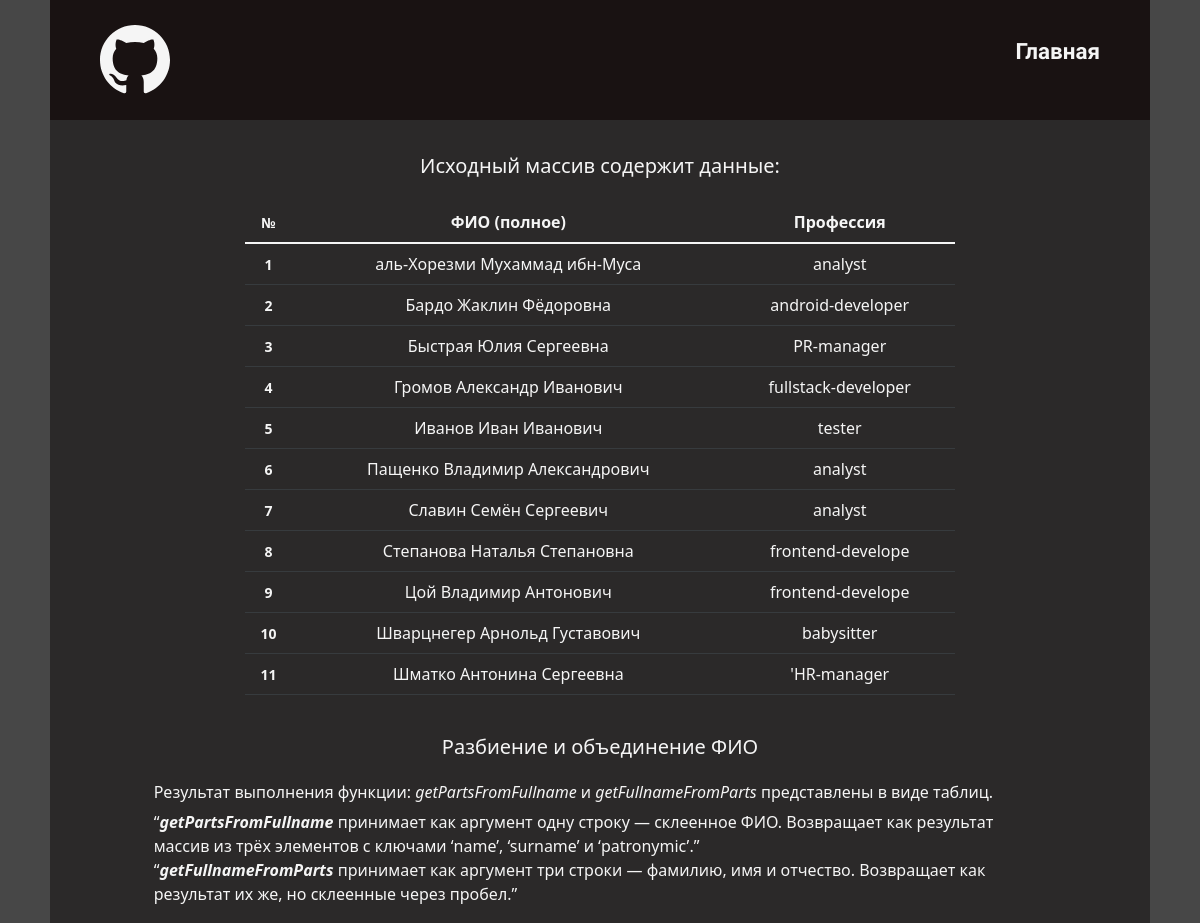
Before: / (upper part) with the older database file.
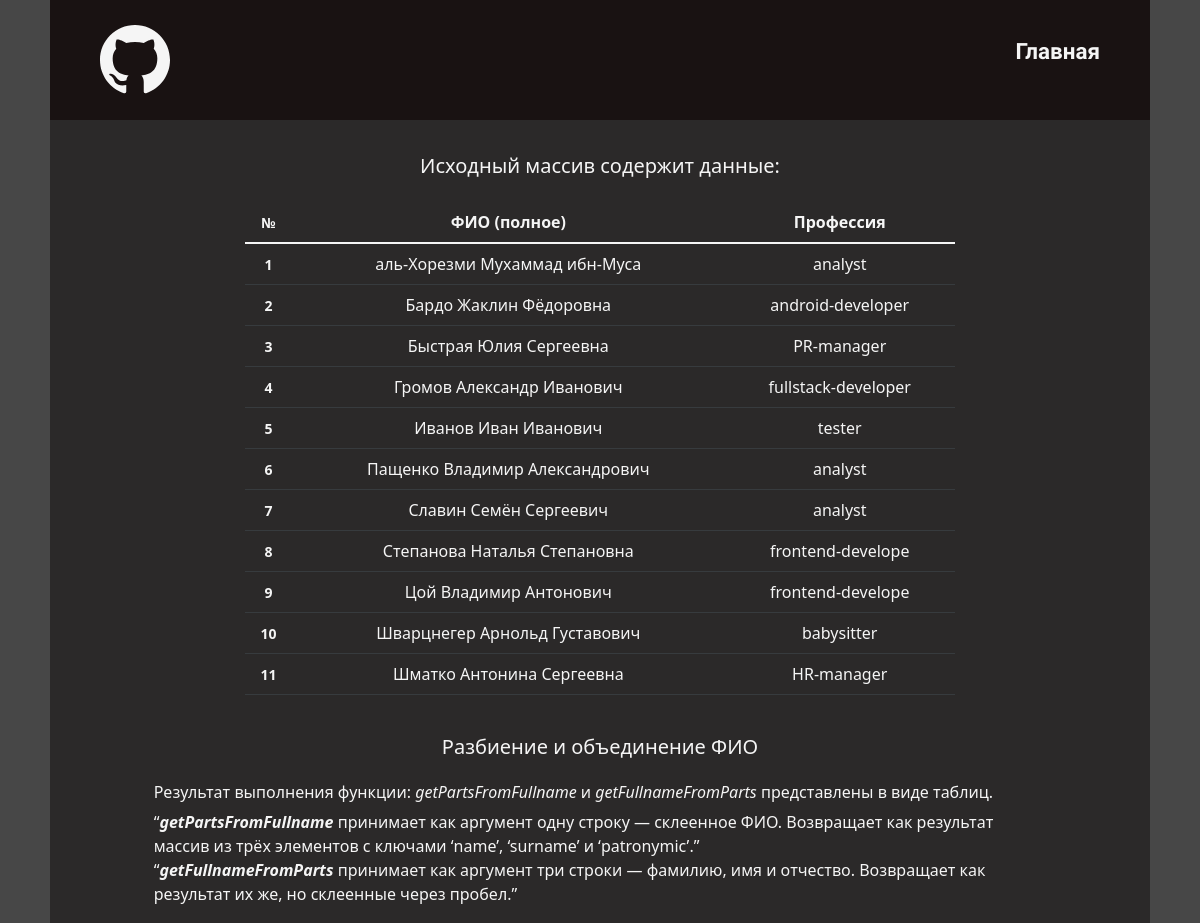
After: the same page with the newer database file.
### tables this page shows
CREATE TABLE `persons` (
  `id` int NOT NULL,
  `fullname` tinytext NOT NULL,
  `profession_id` int NOT NULL
);

CREATE TABLE `profession` (
  `id` int NOT NULL,
  `name` text NOT NULL
);

### application/config/routes.php (called while the page is built)
<?php
return [
    '' => [
        'controller' => 'HomeController',
        'action' => 'index',
    ],
];

### application/core/Controller.php (called while the page is built, shortened)
<?php
class Controller {
    public function loadModel($name) {
        $name = View::modifyPath($name);
        $path = 'application\models\\'.ucfirst($name);
        if (class_exists($path)) {
            return new $path;
        }
    }
}

### application/config/dbConnect.php (called while the page is built)
<?php
return [
    'hostName' => 'localhost',
    'dbName' => 'module12',
    'login' => 'root',
    'password' => 'root',
];

### application/lib/Db.php (called while the page is built, shortened)
<?php
class Db {
    protected PDO $db;
    public function __construct() {
       $config = require 'application/config/dbConnect.php';
       if (!empty($config)){
           try {
               return $this->db = new PDO('mysql:host='.$config['hostName'].';dbname='.$config['dbName'], $config['login'], $config['password']);
           } catch (Exception $e) {
               echo 'Проверьте настройки подключения к базе данных: ',  $e->getMessage(), "\n";
           }
       }
    }
    public function query($sqlQuery, $params = []): bool|\PDOStatement
    {
        $query = $this->db->prepare($sqlQuery);
        $query->execute();
        return $query;
    }
    public function haveMany($sqlQuery, $params = []): bool|array
    {
        $result = $this->query($sqlQuery, $params);
            return $result->fetchAll(PDO::FETCH_ASSOC);
    }
}

### application/controllers/HomeController.php (called while the page is built, shortened)
<?php
class HomeController extends AbstractController {
    public function indexAction() {
        $personsModel = $this->loadModel('Persons');
        $persons = $personsModel->getPersons();
        foreach ($persons as $key => $person) {
            $persons[$key]['partsFullName'] = $personsModel->getPartsFromFullName($person['fullname']);
            $persons[$key]['fullNameFromParts'] = $personsModel->getFullNameFromParts($persons[$key]['partsFullName']);
            $persons[$key]['shortName'] = $personsModel->getShortName($persons[$key]['fullNameFromParts']);
            $persons[$key]['genderFromName'] = $personsModel->getGenderFromName($persons[$key]['fullNameFromParts']);
            $persons[$key]['perfectPartner'] = $personsModel->getPerfectPartner(
                $persons[$key]['partsFullName']['surname'],
                $persons[$key]['partsFullName']['name'],
                $persons[$key]['partsFullName']['patronymic'],
                $persons
            );
        }
        $genderDescription = $personsModel->getGenderDescription($persons);
        $randomPerson = $personsModel->getRandomPerson($persons, 'fullname');
        $randomPersonParts = $personsModel->getPartsFromFullName($randomPerson);
        $perfectPartner = $personsModel->getPerfectPartner(
            $randomPersonParts['surname'],
            $randomPersonParts['name'],
            $randomPersonParts['patronymic'],
            $persons
        );
        $forRender = parent::renderDefult();
        $forRender['persons'] = $persons;
        $forRender['genderDescription'] = $genderDescription;
        $forRender['randomPerfectPartner'] = $perfectPartner;
        $this->view->render($forRender);
    }
}

### application/core/Model.php (called while the page is built, shortened)
<?php
abstract class Model {
    public function __construct() {
        $this->db = new Db;
    }
}

### application/models/Persons.php (called while the page is built, shortened)
<?php
class Persons extends Model {
    public static array $genders = [
        'maleGender' => 'мужской пол',
        'femaleGender' => 'женский пол',
        'indeterminateGender' => 'неопределенный пол'
    ];
    public function getPersons(): bool|array {
        return $this->db->haveMany(
            '
                    SELECT p.fullname, pr.name as profession
                    FROM persons p
                    LEFT JOIN profession pr ON p.profession_id = pr.id
                    ORDER BY p.fullname ASC'
        );
    }
    function randomFloat(int $min = 0, int $max = 1): int|float {
        return $min + mt_rand() / mt_getrandmax() * ($max - $min);
    }
    public function getRandomPerson(array $person, string $returnKey = '', int $min = 0): mixed {
        $randomKey =  rand($min, count($person) - 1);
        if (!empty($returnKey)) {
            return $person[$randomKey][$returnKey];
        }
        return $person[$randomKey];
    }
    public function getPartsFromFullName(string $fioStr = ''): bool|array {
        if (!empty($fioStr)) {
            $fioStr = mb_convert_case($fioStr, MB_CASE_TITLE, "UTF-8");
            $fioArr = explode(' ', $fioStr, 3);
            return [
                'surname' => ($fioArr[0]) ? $fioArr[0] : '',
                'name' => ($fioArr[1]) ? $fioArr[1] : '',
                'patronymic' => ($fioArr[2]) ? $fioArr[2] : '',
            ];
        }
        return false;
    }
    public function getFullNameFromParts(array $fioArr = []): bool|string {
        if (!empty($fioArr)) {
            $fioStr = implode(' ', $fioArr);
            return  mb_convert_case($fioStr, MB_CASE_TITLE, "UTF-8");
        }
        return false;
    }
    public function getShortName(string $fioStr = ''): bool|string {
        if (!empty($fioStr)) {
            $fioArr = $this->getPartsFromFullName($fioStr);
            $fioArr['surname'] = mb_substr($fioArr['surname'], 0, 1);
            return $fioArr['name'].' '.$fioArr['surname'].'.';
        }
        return false;
    }
    public function getGenderFromName(string $fioStr = ''): bool|string {
        $genderCount = 0;
        if (!empty($fioStr)) {
            $fioArr = $this->getPartsFromFullName($fioStr);
            if (mb_substr($fioArr['surname'], -1, 1) === 'в' ||
                mb_substr($fioArr['name'], -1, 1) === 'й' ||
                mb_substr($fioArr['name'], -1, 1) === 'н' ||
                mb_substr($fioArr['patronymic'], -2, 2) === 'ич'
            ) $genderCount++;
            elseif (mb_substr($fioArr['surname'], -2, 2) === 'ва' ||
                    mb_substr($fioArr['name'], -1, 1) === 'а' ||
                    mb_substr($fioArr['patronymic'], -3, 3) === 'вна'
            ) $genderCount--;
            if ($genderCount > 0) {
                return self::$genders['maleGender'];
            } elseif ($genderCount < 0) {
                return self::$genders['femaleGender'];
            } else {
                return self::$genders['indeterminateGender'];
            }
        }
        return false;
    }
    public function getPerfectPartner(string $surname, string $name, string $patronymic, array $persons): bool|array {
        if ($surname && $name && $patronymic && $persons) {
            $surname = mb_convert_case($surname, MB_CASE_TITLE, "UTF-8");
            $name = mb_convert_case($name, MB_CASE_TITLE, "UTF-8");
            $patronymic = mb_convert_case($patronymic, MB_CASE_TITLE, "UTF-8");
            $fio = $this->getFullNameFromParts([$surname, $name, $patronymic]);
            $genderCurrent = $this->getGenderFromName($fio);
            do {
                $randomPerson = $this->getRandomPerson($persons, 'fullname');
                $genderRandomPerson = $this->getGenderFromName($randomPerson);
            } while ($genderCurrent === $genderRandomPerson);
            $compatibility = round($this->randomFloat(50, 100), 2);
            return [
                'first_person' => $this->getShortName($fio),
                'first_gender' => $genderCurrent,
                'second_person' => $this->getShortName($randomPerson),
                'second_gender' => $genderRandomPerson,
                'compatibility' => $compatibility.'%'
            ];
        }
        return false;
    }
}

### application/templates/home/index.php (the view, shortened to what this page needs)
<div class="container">
    <div class="row">
        <div class="mx-auto col-md-8">
            <h5 class="mt-4">Исходный массив содержит данные:</h5>
            <table class="mt-4 table table-dark table-hover color-style">
                <thead>
                    <tr>
                        <th class="text-center"><small>№</small></th>
                        <th class="text-center">ФИО (полное)</th>
                        <th class="text-center">Профессия</th>
                    </tr>
                </thead>
                <tbody>
                    <? foreach ($hand['persons'] as $key => $person): ?>
                        <tr>
                            <th class="text-center">
                                <small>
                                    <?= $key + 1 ?>
                                </small>
                            </th>
                            <td class="text-center">
                                <?= $person['fullname']; ?>
                            </td>
                            <td class="text-center">
                                <?= $person['profession']; ?>
                            </td>
                        </tr>
                    <? endforeach; ?>
                </tbody>
            </table>
        </div>
    </div>
    <div class="row">
        <div class="mx-auto col-md-10">
            <h5 class="mt-4">Разбиение и объединение ФИО</h5>
            <h6 class="mt-4"> Результат выполнения функции: <i>getPartsFromFullname</i> и <i>getFullnameFromParts</i> представлены в виде таблиц.</h6>
            <q><i><b>getPartsFromFullname</b></i> принимает как аргумент одну строку — склеенное ФИО. Возвращает как результат массив из трёх элементов с ключами ‘name’, ‘surname’ и ‘patronymic’.</q><br>
            <q><i><b>getFullnameFromParts</b></i> принимает как аргумент три строки — фамилию, имя и отчество. Возвращает как результат их же, но склеенные через пробел.</q>
        </div>
    </div>

### index.php (shortened to what this page needs)
<?php
spl_autoload_register(function ($class) {
    $path = str_replace('\\', '/', $class.'.php');
});
$router = new Router();
echo $router->redirectToRoute();

### application/core/Router.php (shortened to what this page needs)
<?php
class Router {
    protected $routes = [];
    protected $params = [];
    public function loadRoutes() {
        $arr = require 'application/config/routes.php';
    }
    public function addRoute($route, $params) {
        $route = '#^'.$route.'$#';
        $this->routes[$route] = $params;
    }
    public function checkRoute() {
        $url = $_SERVER['REQUEST_URI'];
        $url = trim($url, '/');
        foreach ($this->routes as $route => $params) {
            if (preg_match($route, $url, $checked)) {
                $this->params = $params;
                return true;
            }
        }
        return false;
    }
    public function redirectToRoute() {
        if ($this->checkRoute()) {
            $routeController = ucfirst($this->params['controller']);
            $path = 'application\controllers\\'.$routeController;
            if (class_exists($path)) {
                $action = $this->params['action'].'Action';
                if (method_exists($path, $action)) {
                    $controller = new $path($this->params);
                    $controller->$action();
                } else {
                    View::displayError('Не найден метод: '.$action.'() в классе '.'"'.$path.'".', 404);
                }
            } else {
                View::displayError("Не найден класс: '$path'", 404);
            }
        } else {
            View::displayError(null,404);
        }
    }
}

### application/core/View.php (shortened to what this page needs)
<?php
class View {
    public $path;
    public $layout = 'default';
    public function __construct($route) {
        $this->path = $route['controller'].'/'.$route['action'];
    }
    public static function modifyPath($str) {
        $str =  str_replace( "Controller","", $str);
        return mb_strtolower($str);
    }
    public function render($hand, $value = []) {
        $path = 'application/templates/';
        if (file_exists($path.$this->modifyPath($this->path).'.php')) {
            require $path.$this->modifyPath($this->path).'.php';
            $content = ob_get_clean();
            require $path.'/layout/'.$this->layout.'.php';
        } else {
            self::displayError(null,404);
        }
    }
}

### application/templates/layout/default.php (shortened to what this page needs)
<!doctype html>
<html lang="en">
<head>
    <link rel="stylesheet" href="../../../public/assets/css/style.css"/>
    <link href="https://cdn.jsdelivr.net/npm/bootstrap@5.1.3/dist/css/bootstrap.min.css" rel="stylesheet"
>
    <link rel="stylesheet" href="https://use.fontawesome.com/releases/v5.15.4/css/all.css"
>
</head>
<body>
    <div class="flex-container">
        <div class="header">
            <?php include 'public/includes/header/logo.inc.php' ?>
            <?php include 'public/includes/top-menu/menu.inc.php' ?>
        </div>
        <?php if (!empty($content)) {
            echo $content;
        } ?>
    </div>
</body>
</html>

### public/includes/header/logo.inc.php
<div class="logo">
    <img src="/public/assets/img/l.svg" alt="github">
</div>

### public/includes/top-menu/menu.inc.php
<nav>
    <ul>
        <li><a href="/"> Главная </a></li>
    </ul>
</nav>

### public/assets/css/style.css (style rules this page uses)
html, body { background-color: #474747 !important; }
* { color: whitesmoke; }
.flex-container { display: flex; flex-direction: column; margin: 0 auto; max-width: 1100px; min-height: 0; background-color: #2b2929; height: 100%; padding-bottom: 0; }
.header { display: flex; align-items: center; justify-content: space-between; min-height: 120px; margin-bottom: 10px; background-color: #191212; }
ul { display: flex; list-style-type: none; }
ul li { margin-right: 50px; }
li a { text-decoration: none; font-family: 'PT Sans Narrow', sans-serif; font-size: 1.4rem; color: whitesmoke; font-weight: 600; }
.logo img { width: 70px; height: 70px; margin-left: 50px; fill: whitesmoke; }
h5 { text-align: center; color: whitesmoke; }
.color-style { --bs-table-bg: #2b2929 !important; }

Changed rows visible on the page:
changed through a linked row, persons "Шматко Антонина Сергеевна": profession.name "'HR-manager" → "HR-manager"
